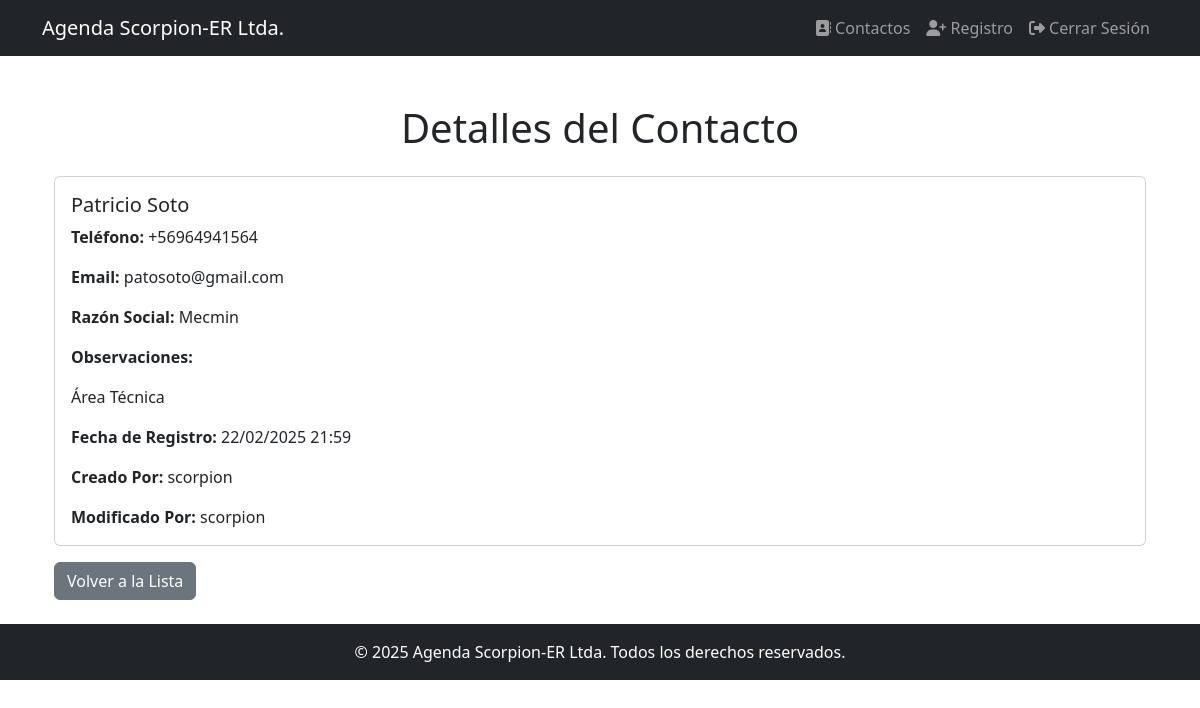
Page /contacts/7/ (signed in) on the committed database.
### agenda/models.py (models this page shows, shortened)
class Contact(models.Model):
    nombres = models.CharField(max_length=100)
    apellidos = models.CharField(max_length=100)
    telefono = models.CharField(max_length=15, unique=True) #Teléfono único
    email = models.EmailField(unique=True) # Email único
    razon_social = models.CharField(max_length=100)
    observaciones = models.TextField(blank=True, default="")
    fecha_registro = models.DateTimeField(default=timezone.now)
    creado_por = models.ForeignKey(User, on_delete=models.SET_NULL, null=True, related_name='contactos_creados')
    modificado_por = models.ForeignKey(User, on_delete=models.SET_NULL, null=True, related_name='contactos_modificados')

class User(AbstractUser):
    groups = models.ManyToManyField(
        'auth.Group',
        verbose_name='groups',
        blank=True,
        help_text='The groups this user belongs to. A user will get all permissions granted to each of their groups.',
        related_name="agenda_user_groups",  # related_name único
        related_query_name="user",
    )
    user_permissions = models.ManyToManyField(
        'auth.Permission',
        verbose_name='user permissions',
        blank=True,
        help_text='Specific permissions for this user.',
        related_name="agenda_user_permissions",  # related_name único
        related_query_name="user",
    )

### agenda/views.py (the view)
# urls.py: path('<int:pk>/', contact_detail, name='contact_detail'),
@login_required
def contact_detail(request, pk):
    contact = get_object_or_404(Contact, pk=pk)
    return render(request, 'agenda/contact_detail.html', {'contact': contact})

### agenda/templates/agenda/contact_detail.html (shortened to what this page needs)
{% extends 'base.html' %}
{% block content %}
<div class="container mt-5">
    <h1 class="text-center mb-4">Detalles del Contacto</h1>
    <div class="card">
        <div class="card-body">
            <h5 class="card-title">{{ contact.nombres }} {{ contact.apellidos }}</h5>
            <p class="card-text"><strong>Teléfono:</strong> {{ contact.telefono }}</p>
            <p class="card-text"><strong>Email:</strong> {{ contact.email }}</p>
            <p class="card-text"><strong>Razón Social:</strong> {{ contact.razon_social }}</p>
            <p class="card-text"><strong>Observaciones:</strong> {{ contact.observaciones|linebreaks }}</p>
            <p class="card-text"><strong>Fecha de Registro:</strong> {{ contact.fecha_registro|date:"d/m/Y H:i" }}</p>
            <p class="card-text"><strong>Creado Por:</strong> {{ contact.creado_por.username }}</p>
            <p class="card-text"><strong>Modificado Por:</strong> {{ contact.modificado_por.username|default:"No modificado" }}</p>
        </div>
    </div>
    <div class="mt-3">
        <a href="{% url 'contact_list' %}" class="btn btn-secondary">Volver a la Lista</a>
    </div>
</div>
{% endblock %}

### rows in the picture
Contact: nombres "Patricio", apellidos "Soto", telefono "+56964941564", email "patosoto@gmail.com", razon_social "Mecmin", observaciones "Área Técnica", fecha_registro "22/02/2025 21:59", creado_por.username "scorpion", modificado_por.username "scorpion"
